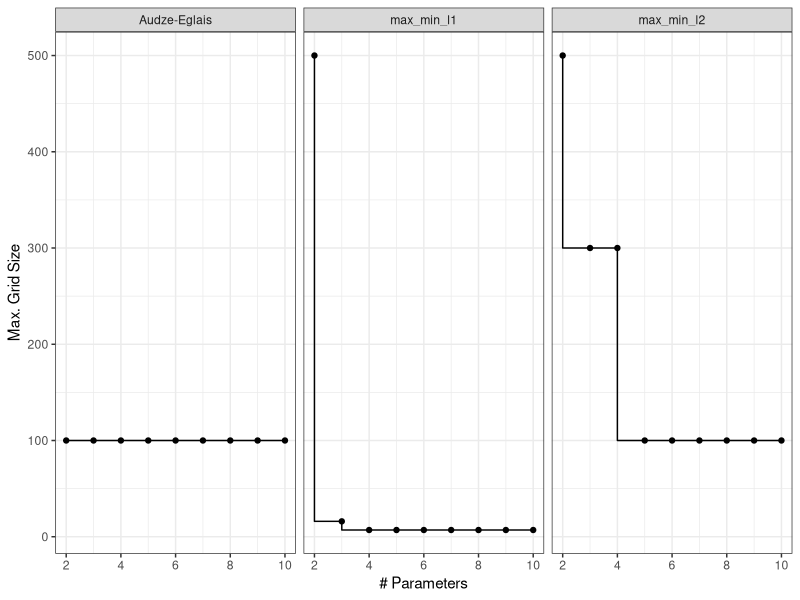

Here is the R script that generated this plot:
## ---- chunk 1
knitr::opts_chunk$set(
  collapse = TRUE,
  comment = "#>",
  fig.path = "man/figures/README-",
  out.width = "100%"
)
## ---- chunk 2
#| label: designs
#| echo: false
#| fig.height: 3
#| fig.width: 8

info <- tibble::tribble(
           ~type, ~num_param, ~max_size,
  "Audze-Eglais",         2L,      100L,
    "max_min_l1",         2L,      500L,
    "max_min_l2",         2L,      500L,
  "Audze-Eglais",         3L,      100L,
    "max_min_l1",         3L,       16L,
    "max_min_l2",         3L,      300L,
  "Audze-Eglais",         4L,      100L,
    "max_min_l1",         4L,        7L,
    "max_min_l2",         4L,      300L,
  "Audze-Eglais",         5L,      100L,
    "max_min_l1",         5L,        7L,
    "max_min_l2",         5L,      100L,
  "Audze-Eglais",         6L,      100L,
    "max_min_l1",         6L,        7L,
    "max_min_l2",         6L,      100L,
  "Audze-Eglais",         7L,      100L,
    "max_min_l1",         7L,        7L,
    "max_min_l2",         7L,      100L,
  "Audze-Eglais",         8L,      100L,
    "max_min_l1",         8L,        7L,
    "max_min_l2",         8L,      100L,
  "Audze-Eglais",         9L,      100L,
    "max_min_l1",         9L,        7L,
    "max_min_l2",         9L,      100L,
  "Audze-Eglais",        10L,      100L,
    "max_min_l1",        10L,        7L,
    "max_min_l2",        10L,      100L
  )

library(ggplot2)

ggplot(info, aes(num_param, max_size)) + 
  geom_point() + 
  geom_step(direction = "vh") + 
  facet_wrap(~ type) +
  labs(x = "# Parameters", y = "Max. Grid Size") +
  theme_bw()
